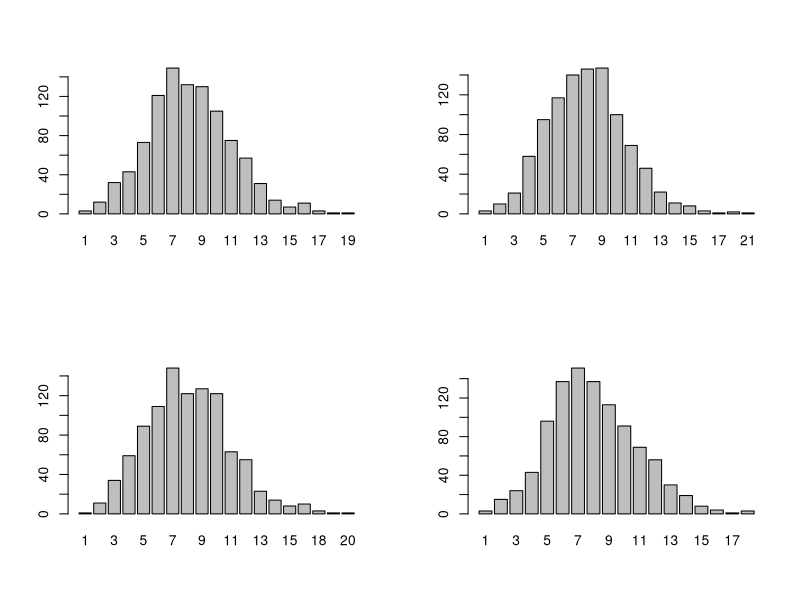
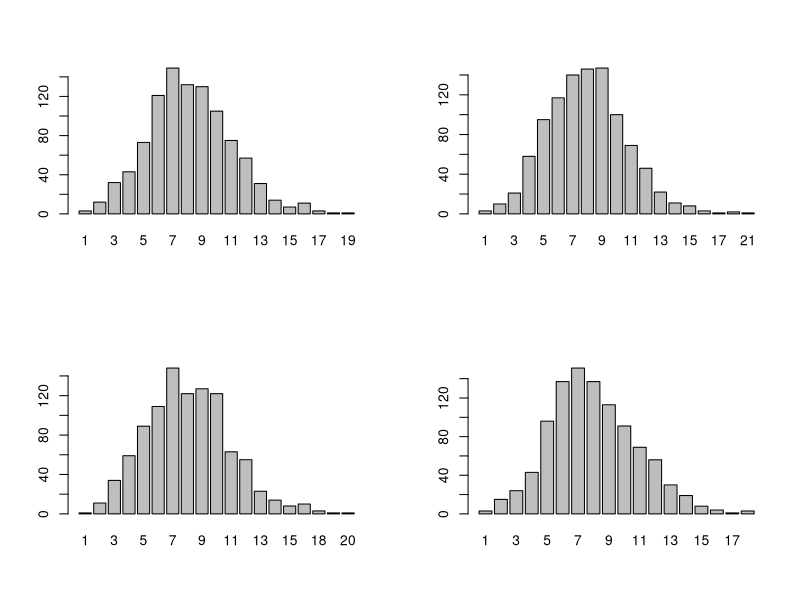

The R script that drew these images, in order:
## ---- chunk 1
#| label = "setup",
#| include = FALSE
knitr::opts_chunk$set(echo = TRUE)
library(kableExtra)
## ---- chunk 2
#| echo = F
rm(list = ls())
## ---- chunk 3
par( mfrow= c(2,2) )
for (i in 1:4) {
  set.seed(100*i)
  xilies_ores <- rpois(1000, 8)
  pin_syxn <- table(xilies_ores)
  barplot(pin_syxn)
}
## ---- chunk 4
dpois(11, 8)
## ---- chunk 5
#| eval = F
par( mfrow= c(2,2) )
for (i in 1:4) {
  set.seed(100*i)
  xilies_ores <- rpois(1000, 8)
  pin_syxn <- table(xilies_ores)
  barplot(pin_syxn)
}
dpois(11, 8)
